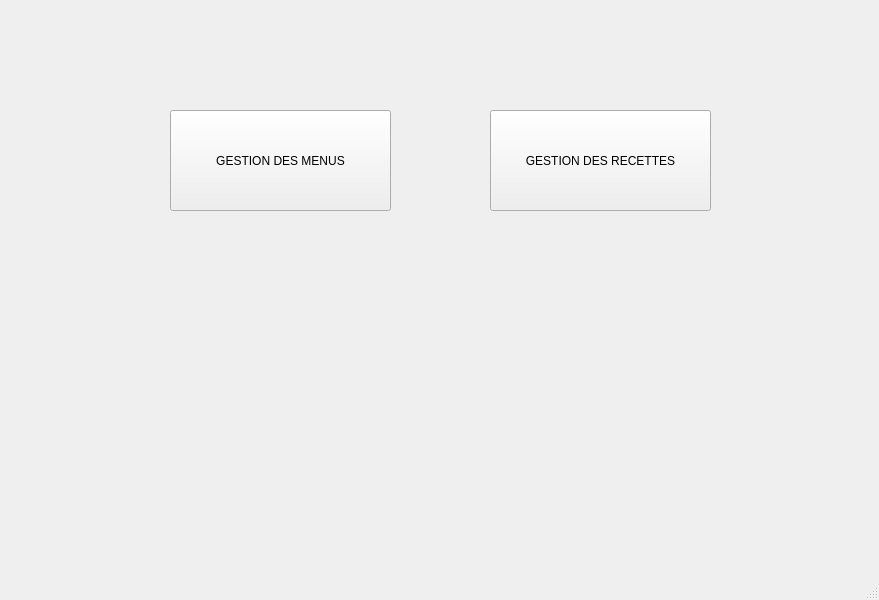
<?xml version="1.0" encoding="UTF-8"?>
<ui version="4.0">
 <class>MainWindow</class>
 <widget class="QMainWindow" name="MainWindow">
  <property name="geometry">
   <rect>
    <x>0</x>
    <y>0</y>
    <width>879</width>
    <height>600</height>
   </rect>
  </property>
  <property name="windowTitle">
   <string>MainWindow</string>
  </property>
  <widget class="QWidget" name="centralwidget">
   <widget class="QPushButton" name="pushButton">
    <property name="geometry">
     <rect>
      <x>170</x>
      <y>110</y>
      <width>221</width>
      <height>101</height>
     </rect>
    </property>
    <property name="text">
     <string>GESTION DES MENUS</string>
    </property>
   </widget>
   <widget class="QPushButton" name="pushButton_2">
    <property name="geometry">
     <rect>
      <x>490</x>
      <y>110</y>
      <width>221</width>
      <height>101</height>
     </rect>
    </property>
    <property name="text">
     <string>GESTION DES RECETTES</string>
    </property>
   </widget>
  </widget>
  <widget class="QMenuBar" name="menubar">
   <property name="geometry">
    <rect>
     <x>0</x>
     <y>0</y>
     <width>879</width>
     <height>26</height>
    </rect>
   </property>
  </widget>
  <widget class="QStatusBar" name="statusbar"/>
 </widget>
 <resources/>
 <connections/>
</ui>
